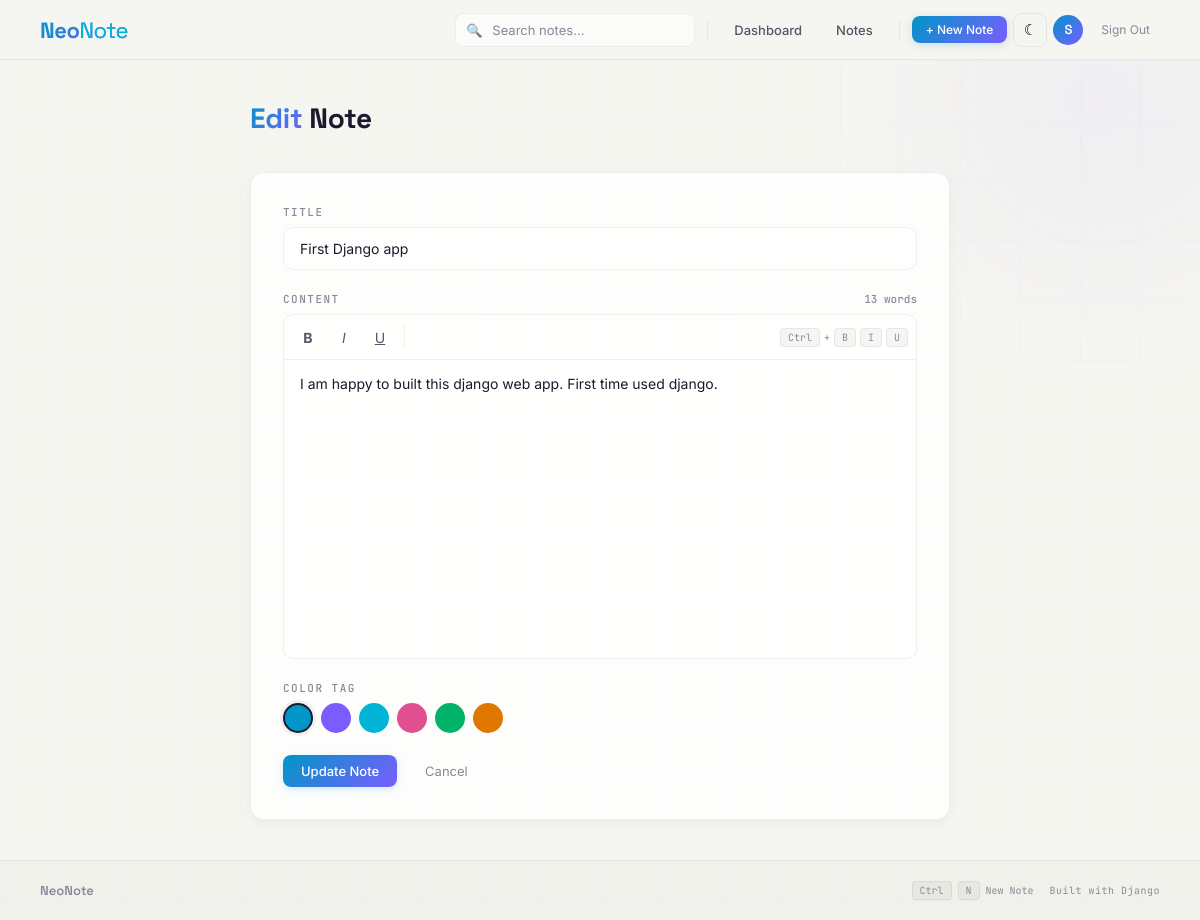
/notes/3/edit/ (signed in), run on the app's committed database.
### notes/models.py (models this page shows, shortened)
class Note(models.Model):
    COLOR_CHOICES = [
        ('blue', 'Blue'),
        ('purple', 'Purple'),
        ('cyan', 'Cyan'),
        ('pink', 'Pink'),
        ('green', 'Green'),
        ('orange', 'Orange'),
    ]
    user = models.ForeignKey(User, on_delete=models.CASCADE, related_name='notes', null=True, blank=True)
    title = models.CharField(max_length=200)
    body = models.TextField()
    color_tag = models.CharField(max_length=10, choices=COLOR_CHOICES, default='blue')
    pinned = models.BooleanField(default=False)
    share_token = models.UUIDField(null=True, blank=True, unique=True)
    is_shared = models.BooleanField(default=False)
    updated_at = models.DateTimeField(auto_now=True)
    created_at = models.DateTimeField(auto_now_add=True)

### notes/views.py (the view, shortened to what this page needs)
# urls.py: path('<int:pk>/edit/', views.note_edit, name='note_edit'),
@login_required
def note_edit(request, pk):
    note = get_object_or_404(Note, pk=pk, user=request.user)
    return render(request, 'notes/note_form.html', {'note': note})

### notes/templates/notes/note_form.html (shortened to what this page needs)
{% extends "notes/base.html" %}
{% block content %}
<div class="form-container animate-in">
    <div class="page-header">
        <h1 class="page-title">{% if note %}<span class="highlight">Edit</span> Note{% else %}<span class="highlight">New</span> Note{% endif %}</h1>
    </div>
    <form method="post" class="glass-form" id="noteForm">
        <div class="form-group">
            <label for="title" class="form-label">Title</label>
            <input type="text" name="title" id="title" class="form-input"
                   placeholder="Give your note a title..."
                   value="{{ note.title|default:'' }}" required autofocus>
        </div>
        <div class="form-group">
            <div style="display: flex; justify-content: space-between; align-items: baseline;">
                <label class="form-label">Content</label>
                <span id="wordCount" class="form-label" style="text-transform: none; letter-spacing: 0; font-size: 11px;">0 words</span>
            </div>
            <div class="formatting-toolbar">
                <button type="button" id="btnBold" data-command="bold" title="Bold (Ctrl+B)"><b>B</b></button>
                <button type="button" id="btnItalic" data-command="italic" title="Italic (Ctrl+I)"><i>I</i></button>
                <button type="button" id="btnUnderline" data-command="underline" title="Underline (Ctrl+U)"><u>U</u></button>
                <span class="toolbar-hint">
                    <span class="kbd">Ctrl</span>+<span class="kbd">B</span>
                    <span class="kbd">I</span>
                    <span class="kbd">U</span>
                </span>
            </div>
            <div class="editor-area" id="editor" contenteditable="true" data-placeholder="Start writing...">{% if note %}{{ note.body|safe }}{% endif %}</div>
        </div>
        <div class="form-group">
            <label class="form-label">Color Tag</label>
            <div class="color-picker">
                <label class="color-option co-blue {% if not note or note.color_tag == 'blue' %}selected{% endif %}" id="opt-blue" title="Blue" aria-label="Blue">
                </label>
                <label class="color-option co-purple {% if note.color_tag == 'purple' %}selected{% endif %}" id="opt-purple" title="Purple" aria-label="Purple">
                </label>
                <label class="color-option co-cyan {% if note.color_tag == 'cyan' %}selected{% endif %}" id="opt-cyan" title="Cyan" aria-label="Cyan">
                </label>
                <label class="color-option co-pink {% if note.color_tag == 'pink' %}selected{% endif %}" id="opt-pink" title="Pink" aria-label="Pink">
                </label>
                <label class="color-option co-green {% if note.color_tag == 'green' %}selected{% endif %}" id="opt-green" title="Green" aria-label="Green">
                </label>
                <label class="color-option co-orange {% if note.color_tag == 'orange' %}selected{% endif %}" id="opt-orange" title="Orange" aria-label="Orange">
                </label>
            </div>
        </div>
        <div class="form-actions">
            <button type="submit" class="btn btn-primary">
                {% if note %}Update Note{% else %}Create Note{% endif %}
            </button>
            <a href="{% url 'note_list' %}" class="cancel-link">Cancel</a>
        </div>
    </form>
</div>
{% endblock %}

### notes/templates/notes/base.html (shortened to what this page needs)
<!DOCTYPE html>
<html lang="en">
<head>
</head>
<body>
    <nav class="navbar" role="navigation" aria-label="Main navigation">
        <a href="{% url 'home' %}" class="navbar-brand" aria-label="NeoNote Home">Neo<span>Note</span></a>
        <div class="navbar-actions" id="navActions">
            {% block nav_search %}
            <form method="get" action="{% url 'note_list' %}" class="search-wrapper" role="search">
                <span class="search-icon" aria-hidden="true">&#128269;</span>
                <input type="text" name="q" class="search-bar" placeholder="Search notes..." value="{{ query|default:'' }}" aria-label="Search notes">
            </form>
            {% endblock %}
            {% block nav_links %}
            <a href="{% url 'dashboard' %}" class="nav-link">Dashboard</a>
            <a href="{% url 'note_list' %}" class="nav-link">Notes</a>
            {% endblock %}
            {% block nav_new_btn %}
            <a href="{% url 'note_create' %}" class="btn btn-primary btn-sm">+ New Note</a>
            {% endblock %}
            <button class="theme-toggle" id="themeToggle" aria-label="Toggle dark mode">&#9790;</button>
            <div class="user-menu">
                <span class="user-avatar" aria-hidden="true">{{ request.user.username|make_list|first|upper }}</span>
                <a href="{% url 'signout' %}" class="signout-link">Sign Out</a>
            </div>
        </div>
    </nav>
    <main class="main-container" role="main">
        {% block content %}{% endblock %}
    </main>
    <footer class="site-footer">
        <span class="footer-brand">NeoNote</span>
        <div class="footer-links">
            <span class="footer-kbd">
                <span class="kbd">Ctrl</span><span class="kbd">N</span> New Note
            </span>
            <span class="footer-text">Built with Django</span>
        </div>
    </footer>
</body>
</html>

### data on the page
Note: title "First Django app", body "I am happy to built this django web app. First time used django."

### other printed values
{{ request.user.username|make_list|first|upper }} "S"
